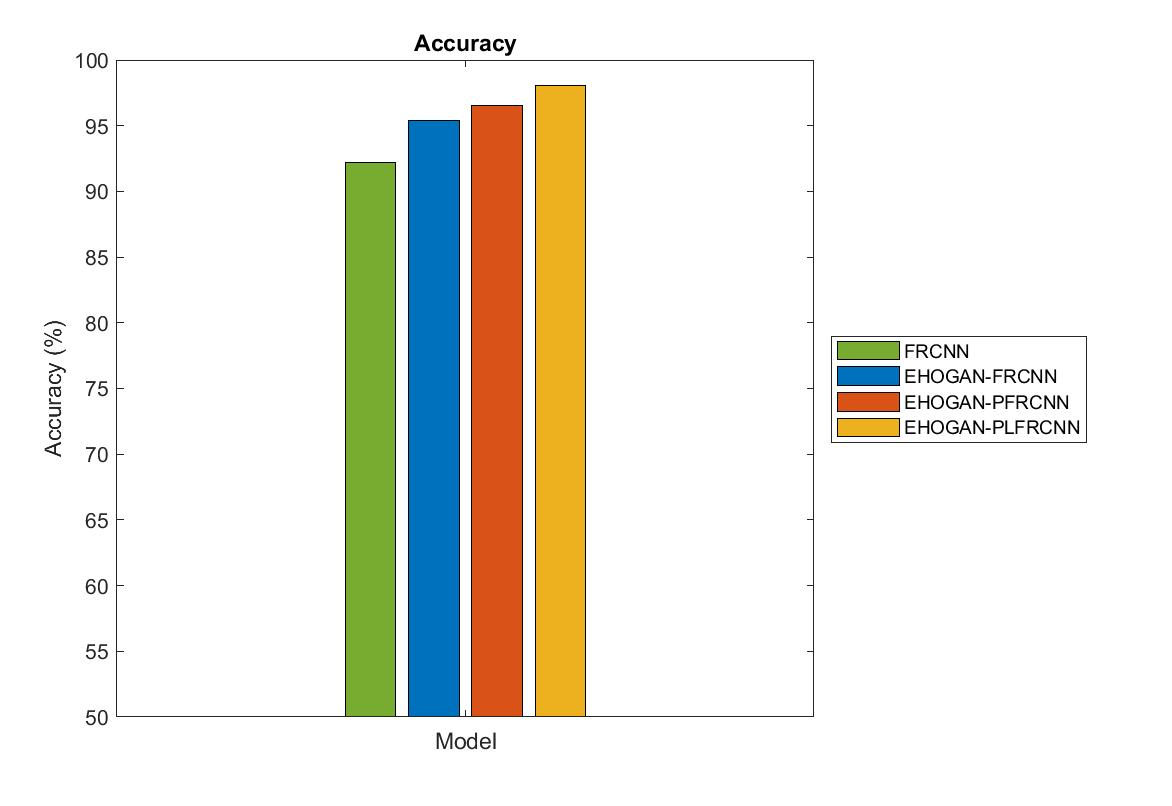
%> input picture Accuracy.jpg, 1172 x 806 px
$ octave --eval "result = batchpro(imread('Accuracy.jpg'));"   (GNU Octave 9; MATLAB toolbox functions it lacks are replaced by stand-ins)
%> lines starting %> are read from the running program, lines starting %| are printed output that depends on the picture
function results = batchpro(im)
%Image Processing Function
%
% IM      - Input image.
% RESULTS - A scalar structure with the processing results.
%

%--------------------------------------------------------------------------
% Auto-generated by imageBatchProcessor App.
%
% When used by the App, this function will be called for every input image
% file automatically. IM contains the input image as a matrix. RESULTS is a
% scalar structure containing the results of this processing function.
%
%--------------------------------------------------------------------------


% Replace the sample below with your code----------------------------------
im=imcrop(im,[310.510000000000,1.51000000000000,479.980000000000,334.980000000000]);
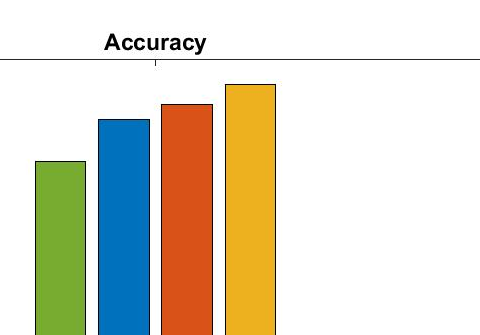
%> im: size 335x480x3 uint8; mean R, G, B 222, 218, 201.4
if(size(im,3)==3)
    % Convert RGB to grayscale
    imgray = rgb2gray(im);
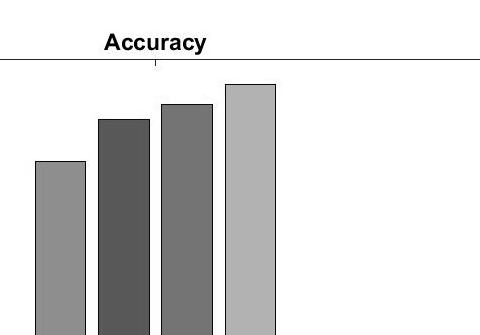
%> imgray: size 335x480 uint8; min 0, max 255, mean 217.3
else
    imgray = im;
end

% bw = imbinarize(imgray);

results.imgray = imgray;
% results.bw     = bw;

%--------------------------------------------------------------------------
